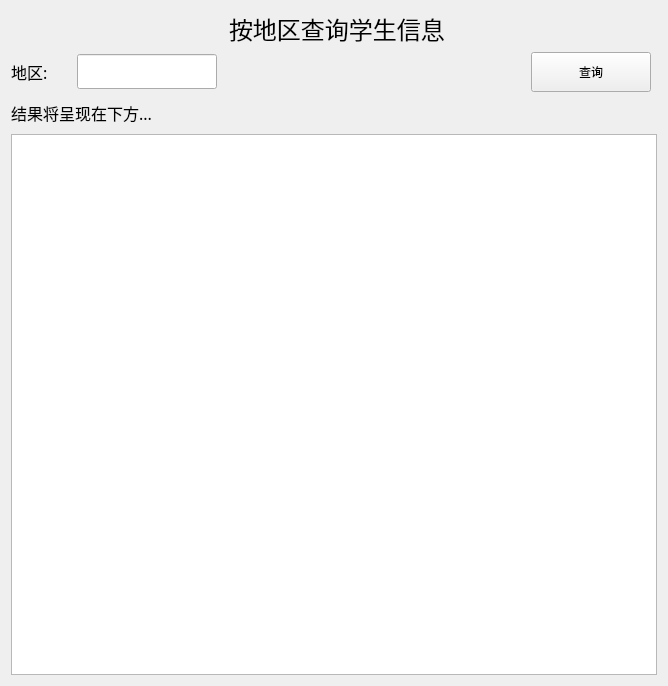
<?xml version="1.0" encoding="UTF-8"?>
<ui version="4.0">
 <class>Students_info_Area</class>
 <widget class="QWidget" name="Students_info_Area">
  <property name="geometry">
   <rect>
    <x>0</x>
    <y>0</y>
    <width>664</width>
    <height>686</height>
   </rect>
  </property>
  <property name="windowTitle">
   <string>Form</string>
  </property>
  <layout class="QGridLayout" name="gridLayout">
   <item row="5" column="0" colspan="7">
    <layout class="QVBoxLayout" name="dataTable_Vlayout">
     <item>
      <widget class="QLabel" name="resultHint_label">
       <property name="minimumSize">
        <size>
         <width>500</width>
         <height>30</height>
        </size>
       </property>
       <property name="maximumSize">
        <size>
         <width>600</width>
         <height>60</height>
        </size>
       </property>
       <property name="font">
        <font>
         <family>宋体</family>
         <pointsize>12</pointsize>
        </font>
       </property>
       <property name="text">
        <string>结果将呈现在下方...</string>
       </property>
      </widget>
     </item>
     <item>
      <widget class="TableWidget" name="data_tableWidget">
       <property name="minimumSize">
        <size>
         <width>500</width>
         <height>450</height>
        </size>
       </property>
       <property name="maximumSize">
        <size>
         <width>6000</width>
         <height>1500</height>
        </size>
       </property>
      </widget>
     </item>
    </layout>
   </item>
   <item row="2" column="5">
    <widget class="PrimaryPushButton" name="select_pushButton">
     <property name="minimumSize">
      <size>
       <width>120</width>
       <height>40</height>
      </size>
     </property>
     <property name="maximumSize">
      <size>
       <width>150</width>
       <height>40</height>
      </size>
     </property>
     <property name="mouseTracking">
      <bool>true</bool>
     </property>
     <property name="text">
      <string>查询</string>
     </property>
    </widget>
   </item>
   <item row="1" column="3">
    <widget class="QLabel" name="title_label">
     <property name="minimumSize">
      <size>
       <width>290</width>
       <height>30</height>
      </size>
     </property>
     <property name="maximumSize">
      <size>
       <width>310</width>
       <height>35</height>
      </size>
     </property>
     <property name="font">
      <font>
       <family>宋体</family>
       <pointsize>18</pointsize>
      </font>
     </property>
     <property name="text">
      <string>按地区查询学生信息</string>
     </property>
    </widget>
   </item>
   <item row="2" column="0">
    <widget class="QLabel" name="Area_label">
     <property name="minimumSize">
      <size>
       <width>60</width>
       <height>0</height>
      </size>
     </property>
     <property name="maximumSize">
      <size>
       <width>80</width>
       <height>16777215</height>
      </size>
     </property>
     <property name="font">
      <font>
       <family>宋体</family>
       <pointsize>12</pointsize>
      </font>
     </property>
     <property name="text">
      <string>地区:</string>
     </property>
    </widget>
   </item>
   <item row="2" column="1">
    <widget class="LineEdit" name="Area_lineEdit">
     <property name="minimumSize">
      <size>
       <width>140</width>
       <height>35</height>
      </size>
     </property>
     <property name="maximumSize">
      <size>
       <width>140</width>
       <height>35</height>
      </size>
     </property>
    </widget>
   </item>
  </layout>
 </widget>
 <customwidgets>
  <customwidget>
   <class>PushButton</class>
   <extends>QPushButton</extends>
   <header>qfluentwidgets</header>
  </customwidget>
  <customwidget>
   <class>PrimaryPushButton</class>
   <extends>PushButton</extends>
   <header>qfluentwidgets</header>
  </customwidget>
  <customwidget>
   <class>LineEdit</class>
   <extends>QLineEdit</extends>
   <header>qfluentwidgets</header>
  </customwidget>
  <customwidget>
   <class>TableWidget</class>
   <extends>QTableWidget</extends>
   <header>qfluentwidgets</header>
  </customwidget>
 </customwidgets>
 <resources/>
 <connections/>
</ui>
